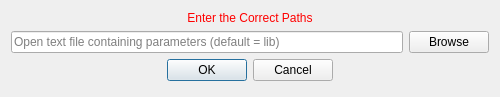
<?xml version="1.0" encoding="UTF-8"?>
<ui version="4.0">
 <class>WallThicknessCalculationsViewUIThickness</class>
 <widget class="QWidget" name="WallThicknessCalculationsViewUIThickness">
  <property name="geometry">
   <rect>
    <x>0</x>
    <y>0</y>
    <width>500</width>
    <height>97</height>
   </rect>
  </property>
  <property name="windowTitle">
   <string>Set Values</string>
  </property>
  <layout class="QGridLayout" name="gridLayout">
   <item row="8" column="0" colspan="2">
    <spacer name="spacer">
     <property name="orientation">
      <enum>Qt::Vertical</enum>
     </property>
     <property name="sizeType">
      <enum>QSizePolicy::Expanding</enum>
     </property>
     <property name="sizeHint" stdset="0">
      <size>
       <width>20</width>
       <height>0</height>
      </size>
     </property>
    </spacer>
   </item>
   <item row="2" column="1">
    <widget class="QPushButton" name="pushButton_1">
     <property name="text">
      <string>Browse</string>
     </property>
    </widget>
   </item>
   <item row="7" column="0" colspan="2">
    <widget class="QDialogButtonBox" name="buttonBox">
     <property name="enabled">
      <bool>true</bool>
     </property>
     <property name="orientation">
      <enum>Qt::Horizontal</enum>
     </property>
     <property name="standardButtons">
      <set>QDialogButtonBox::Cancel|QDialogButtonBox::Ok</set>
     </property>
     <property name="centerButtons">
      <bool>true</bool>
     </property>
    </widget>
   </item>
   <item row="2" column="0">
    <widget class="QLineEdit" name="lineEdit_1">
     <property name="placeholderText">
      <string>Open text file containing parameters (default = lib)</string>
     </property>
    </widget>
   </item>
   <item row="0" column="0" colspan="2">
    <widget class="QLabel" name="titleLabel">
     <property name="styleSheet">
      <string notr="true">QLabel { color: rgb(255, 0, 0) }</string>
     </property>
     <property name="text">
      <string>Enter the Correct Paths</string>
     </property>
     <property name="alignment">
      <set>Qt::AlignCenter</set>
     </property>
    </widget>
   </item>
  </layout>
 </widget>
 <layoutdefault spacing="6" margin="11"/>
 <resources/>
 <connections/>
</ui>
